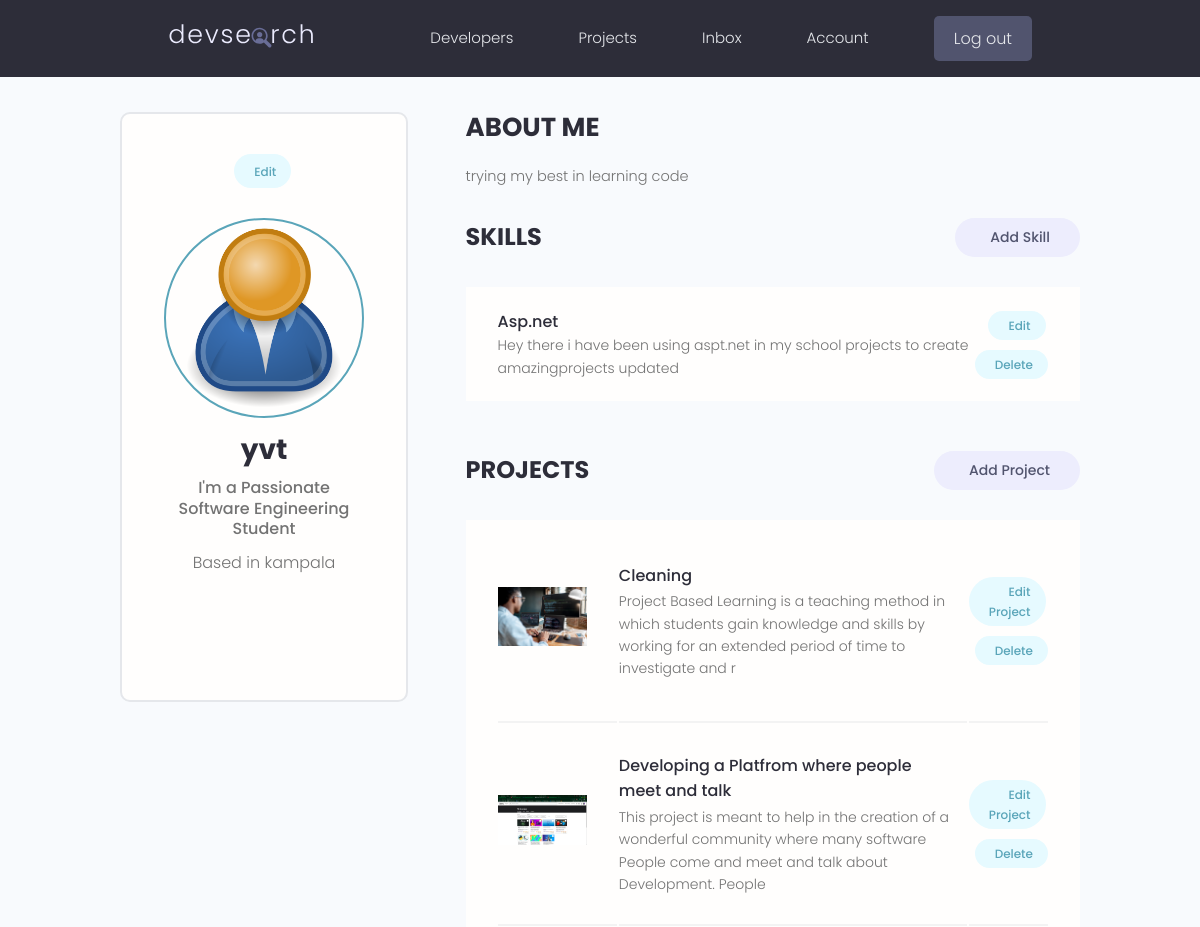
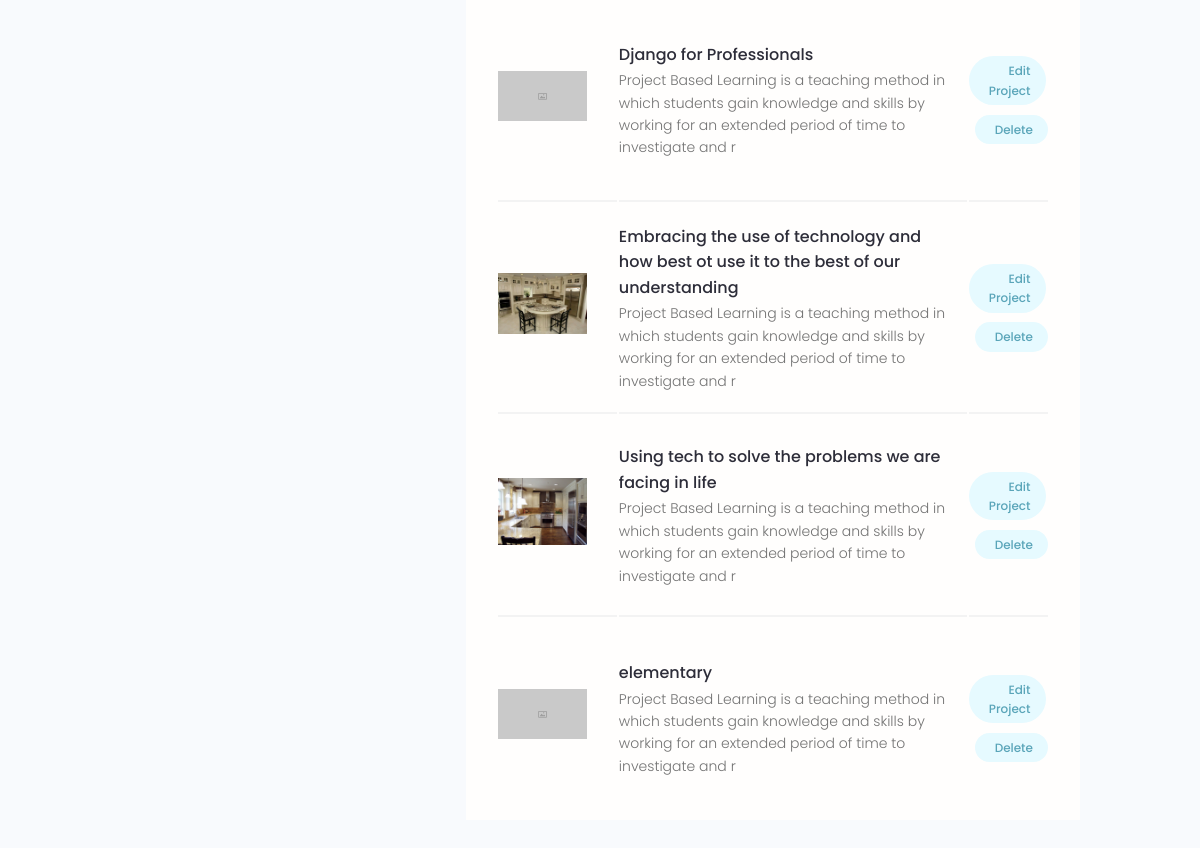
The app's page /account (signed in) with its own data (2 pictures, top to bottom).
### users/models.py (models this page shows, shortened)
class Profile(models.Model):
    user = models.OneToOneField(
        User, on_delete=models.CASCADE, null=True, blank=True)
    username = models.CharField(max_length=200, null=True, blank=True)
    location = models.CharField(max_length=200, null=True, blank=True)
    name = models.CharField(max_length=200, null=True, blank=True)
    email = models.EmailField(null=True, blank=True, max_length=200)
    short_intro = models.CharField(max_length=200, null=True, blank=True)
    bio = models.TextField(null=True, blank=True)
    profile_image = models.ImageField(
        null=True, blank=True, upload_to="profiles/", default="profiles/user.png")
    social_github = models.CharField(max_length=200, null=True, blank=True)
    social_twiter = models.CharField(max_length=200, null=True, blank=True)
    social_youtube = models.CharField(max_length=200, null=True, blank=True)
    social_website = models.CharField(max_length=200, null=True, blank=True)
    id = models.UUIDField(default=uuid.uuid4,
                          primary_key=True, unique=True, editable=False)
    created = models.DateTimeField(auto_now_add=True)

class Skill(models.Model):
    id = models.UUIDField(default=uuid.uuid4,
                          primary_key=True, unique=True, editable=False)
    owner = models.ForeignKey(
        Profile, on_delete=models.CASCADE, null=True, blank=True)
    name = models.CharField(max_length=200, null=True, blank=True)
    description = models.TextField(null=True, blank=True)
    created = models.DateTimeField(auto_now_add=True)

### projects/models.py (models this page shows, shortened)
class Project(models.Model):
    owner = models.ForeignKey(
        Profile, null=True, blank=True, on_delete=models.SET_NULL)
    title = models.CharField(max_length=120)
    description = models.TextField(null=True, blank=True)
    featured_image = models.ImageField(
        null=True, blank=True, default="default.png")
    demo_link = models.CharField(max_length=2000, null=True, blank=True)
    source_link = models.CharField(max_length=2000, null=True, blank=True)
    tags = models.ManyToManyField('Tag', blank=True)
    vote_total = models.IntegerField(default=0, null=True, blank=True)
    vote_ratio = models.IntegerField(default=0, null=True, blank=True)
    created = models.DateTimeField(auto_now_add=True)
    id = models.UUIDField(default=uuid.uuid4,
                          primary_key=True, unique=True, editable=False)
    class Meta:
        ordering = ['-vote_ratio', '-vote_total', 'title']

### users/views.py (the view)
# urls.py: path('account', views.userAccount, name='account'),
@ login_required(login_url='login')
def userAccount(request):
    profile = request.user.profile
    skills = profile.skill_set.all()
    projects = profile.project_set.all()
    context = {'profile': profile, 'skills': skills, 'projects': projects}
    return render(request, 'users/account.html', context)

### users/templates/users/account.html (shortened to what this page needs)
{% extends 'main.html' %}
{% load static %}
{% block content %}
  <main class="settingsPage profile my-md">
    <div class="container">
      <div class="layout">
        <div class="column column--1of3">
          <div class="card text-center">
            <div class="card__body dev">
              <a class="tag tag--pill tag--main settings__btn" href="{% url 'edit-account' %}"> Edit</a>
              <img class="avatar avatar--xl dev__avatar" src="{{ profile.profile_image.url }}" />
              <h2 class="dev__name">{{ profile.name }}</h2>
              <p class="dev__title">{{ profile.short_intro }}</p>
              <p class="dev__location">Based in {{ profile.location }}</p>
              <ul class="dev__social">
              </ul>
            </div>
          </div>
        </div>
        <div class="column column--2of3">
          <div class="devInfo">
            <h3 class="devInfo__title">About Me</h3>
            <p class="devInfo__about">
            {{profile.bio}}
            </p>
          </div>
          <div class="settings">
            <h3 class="settings__title">Skills</h3>
            <a class="tag tag--pill tag--sub settings__btn tag--lg" href="{% url 'create-skill' %}"> Add Skill</a>
          </div>
          <table class="settings__table">
            {% for skill in skills  %}
            <tr>
              <td class="settings__tableInfo">
                <h4>{{ skill.name }}</h4>
                <p>
                  {{ skill.description }}
                </p>
              </td>
              <td class="settings__tableActions">
                <a class="tag tag--pill tag--main settings__btn" href="{% url 'update-skill' skill.id %}"> Edit</a>
                <a class="tag tag--pill tag--main settings__btn" href="{% url 'delete-skill' skill.id %}?next=/account">
                  Delete</a>
              </td>
            </tr>
            {% endfor %}
          </table>
          <div class="settings">
            <h3 class="settings__title">Projects</h3>
            <a class="tag tag--pill tag--sub settings__btn tag--lg" href="{% url 'create-project' %}"> Add Project</a>
          </div>
          <table class="settings__table">
            {% for project in projects %}
            <tr>
              <td class="settings__thumbnail">
                <a href="{% url 'project' project.id %}"><img src="{{ project.featured_image.url }}" alt="Project Thumbnail" /></a>
              </td>
              <td class="settings__tableInfo">
                <a href="{% url 'project' project.id %}">{{ project.title }}</a>
                <p>
                 {{ project.description | slice:"150" }}
                </p>
              </td>
              <td class="settings__tableActions">
                <a class="tag tag--pill tag--main settings__btn" href="{% url 'update-project' project.id %}"> Edit Project</a>
                <a class="tag tag--pill tag--main settings__btn" href="{% url 'delete-project' project.id %}?next=/account">
                  Delete</a>
              </td>
            </tr>
            {% endfor %}
          </table>
        </div>
      </div>
    </div>
  </main>
  {% endblock content %}

### static/styles/app.css (style rules this page uses)
:root { --color-sub: #2d2d39; }
.card { border: 2px solid var(--color-light); }
img { width: 100%; }
.profile .card > .dev { padding: 4rem; }
.dev__avatar { display: block; margin: auto; }
.dev__name { color: var(--color-sub); font-size: 2.8rem; font-weight: 700; margin-top: 1rem; margin-bottom: 0.5rem; }
.dev__title { font-size: 1.6rem; font-weight: 500; line-height: 1.3; }
.dev__location { margin-top: 1rem; }
.dev__social { margin: 3rem 0; list-style: none; display: flex; justify-content: center; gap: 1.5rem; }
.devInfo { margin-bottom: 3rem; }
.devInfo__title, .devInfo__subtitle { font-size: 2.6rem; color: var(--color-sub); text-transform: uppercase; font-weight: 700; margin-bottom: 1.5rem; }
.devInfo__about, .devSkill__info { font-size: 1.45rem; line-height: 1.7; text-align: justify; }
.settingsPage .dev > .settings__btn { display: inline-block; margin-bottom: 3rem; }
.settings { display: flex; justify-content: space-between; align-items: center; }
.settings__title { font-size: 2.4rem; text-transform: uppercase; font-weight: 700; color: var(--color-sub); }
.settings__table { margin-top: 3rem; margin-bottom: 5rem; padding: 0 3rem; background: var(--color-white); }
.settings__table tr { width: 100%; }
.settings__table tr > td { padding: 2rem 0; }
.settings__table tr:not(:last-child) td { border-bottom: 2px solid var(--color-white-light); }
.settings__thumbnail { width: 23%; min-width: 10rem; }
.settings__thumbnail img { padding-right: 3rem; height: 15rem; object-fit: contain; }
.settings__tableInfo { width: 100%; }
.settings__tableInfo h4, .settings__tableInfo a { padding-right: 1rem; width: auto; font-size: 1.6rem; font-weight: 500; color: var(--color-sub); }
.settings__tableInfo p { font-size: 1.4rem; }
.settings__tableActions { text-align: right; }

### static/uikit/styles/modules/_variables.css (style rules this page uses)
:root { --color-main: #5aa5b9; --color-main-light: #e6faff; --color-sub: #3f4156; --color-sub-light: #51546e; --color-sub-lighter: #ededfd; --color-text: #737373; --color-gray: #8b8b8b; --color-light: #e5e7eb; --color-light-gray: #767676; --color-bg: #f8fafd; --color-white: #fffefd; --color-white-light: #f3f3f3; --color-success: #359e64; --color-success-bg: #def8e8; --color-error: #fc4b0b; --color-error-bg: #fff2ee; --font-base: 'Poppins', arial, helvetica, 'Segoe UI', roboto, ubuntu, sans-serif; --font-monospace: 'Fira Code', 'Courier New', courier, monospace; --font-regular: 300; --font-medium: 500; --font-bold: 700; --generic-shadow: 1px 1px 5px #00000010; --generic-transition: all 0.3s ease-in-out; }

### static/uikit/styles/modules/_base.css (style rules this page uses)
* { margin: 0; padding: 0; box-sizing: border-box; text-rendering: optimizeLegibility; color: inherit; font-size: inherit; }
html { font-size: 50%; }
@media only screen and (min-width: 480px) { html { font-size: 56.25%; } }
@media only screen and (min-width: 1200px) { html { font-size: 62.5%; } }
body { line-height: 1.6; font-weight: 400; font-size: 1.5rem; color: var(--color-text); background-color: var(--color-bg); min-height: 100vh; }

### static/uikit/styles/modules/_typography.css (style rules this page uses)
* { font-family: var(--font-base); }
h2 { font-size: 3.6rem; font-weight: var(--font-bold); }
h3 { font-size: 3.2rem; font-weight: var(--font-medium); }
h4 { font-size: 2.8rem; font-weight: var(--font-medium); }
p, span, strong { font-size: 1.6rem; color: var(--color-text); font-weight: var(--font-regular); }
a { padding-bottom: 2px; text-decoration: none; display: inline-block; color: var(--color-main); font-weight: var(--font-medium); }

### static/uikit/styles/modules/_utilities.css (style rules this page uses)
.container { width: 92%; max-width: 165rem; margin: 0 auto; box-sizing: border-box; }
@media screen and (min-width: 1000px) { .container { width: 90%; } }
@media screen and (min-width: 1200px) { .container { width: 80%; } }
.text-center { text-align: center; }
.my-md { margin: 3rem auto; }

### static/uikit/styles/modules/_avatar.css (style rules this page uses)
.avatar { border-radius: 50%; border: 2px solid var(--color-main); object-fit: cover; }
.avatar--xl { height: 20rem; width: 20rem; }

### static/uikit/styles/modules/_card.css (style rules this page uses)
.card { border-radius: 1rem; background-color: var(--color-white); border: 1.5px solid var(--color-light); width: auto; height: auto; margin-top: 0.5rem; margin-bottom: 0.5rem; overflow: hidden; }
.card__body, .card__header { padding: 2rem 2.5rem; }

### static/uikit/styles/modules/_layout.css (style rules this page uses)
.layout { display: flex; flex-flow: row wrap; justify-content: space-between; }
.layout > .column { margin-bottom: 3rem; }
.layout > .column.column--1of3 { flex-basis: 30%; }
.layout > .column.column--2of3 { flex-basis: 64%; }

### records on screen
Profile: profile_image (placeholder picture), name "yvt", short_intro "I'm a Passionate Software Engineering Student", location "kampala", bio "trying my best in learning code"
Skill: name "Asp.net", description "Hey there i have been using aspt.net in my school projects to create amazingprojects updated"
Project: featured_image (picture), title "Cleaning", description "Project Based Learning is a teaching method in which students gain knowledge and skills by working for an extended period of time to investigate and r"
Project: featured_image (picture), title "Developing a Platfrom where people meet and talk", description "This project is meant to help in the creation of a wonderful community where many software People come and meet and talk about Development. People"
Project: featured_image (placeholder picture), title "Django for Professionals", description "Project Based Learning is a teaching method in which students gain knowledge and skills by working for an extended period of time to investigate and r"
Project: featured_image (picture), title "Embracing the use of technology and how best ot use it to the best of our understanding", description "Project Based Learning is a teaching method in which students gain knowledge and skills by working for an extended period of time to investigate and r"
Project: featured_image (picture), title "Using tech to solve the problems we are facing in life", description "Project Based Learning is a teaching method in which students gain knowledge and skills by working for an extended period of time to investigate and r"
Project: featured_image (placeholder picture), title "elementary", description "Project Based Learning is a teaching method in which students gain knowledge and skills by working for an extended period of time to investigate and r"
